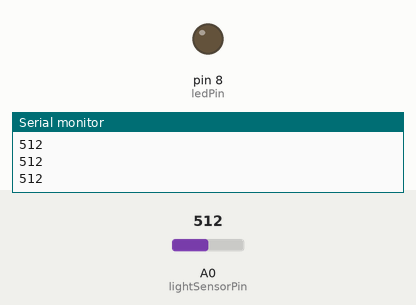
This sketch was run on a simulated Arduino Uno, built with avr-gcc and run on an emulated ATmega328P. Shown: output pins drawn as LEDs (lit = HIGH), the last lines printed to the serial monitor. Inputs (shaded band) come from the test bench; at power-on: A0 (lightSensorPin) = 512.

Above: at 1.2 s.
1.3 s: A0 (lightSensorPin) set to 505
At 1.9 s:
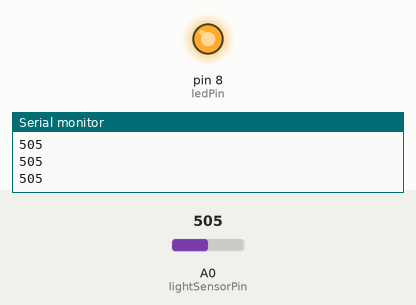
2.8 s: A0 (lightSensorPin) set to 522
At 3.2 s:
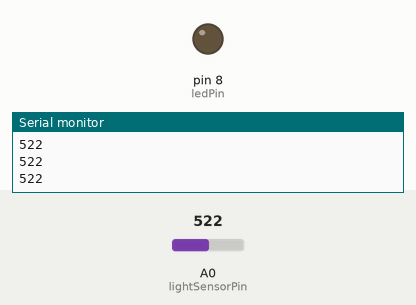
4.3 s: A0 (lightSensorPin) set to 511
At 5.7 s:
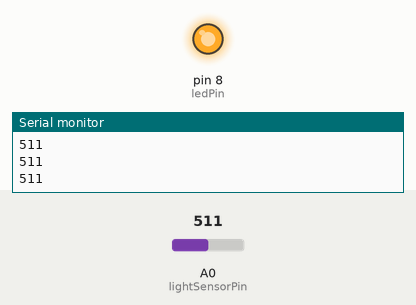
Timing chart, 0 to 7.3 s (numbered marks = the images above; inputs shaded):
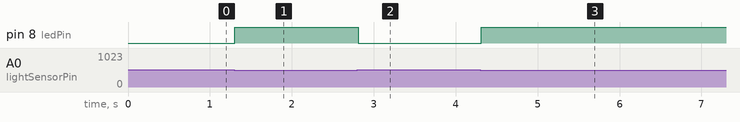

Measured:
- the behaviour switches between 512 and 511 on A0 (lightSensorPin) (found by bisection; images 0 and 1)
- after the input at 1.3 s, pin 8 (ledPin): LOW → HIGH at once
- after the input at 2.8 s, pin 8 (ledPin): HIGH → LOW at once
- after the input at 4.3 s, pin 8 (ledPin): LOW → HIGH at once

The sketch:

automatic-light.ino
```cpp
// This file uses a light sensor to automatically turn on an LED when it gets dark.
// It uses the Arduino's built-in analog pin to read the light level.

const int lightSensorPin = A0; // Analog pin for light sensor
const int ledPin = 8;          // Digital pin for LED

void setup()
{
    pinMode(ledPin, OUTPUT);
    Serial.begin(9600);
}

void loop()
{
    int lightLevel = analogRead(lightSensorPin);
    Serial.println(lightLevel);
    if (lightLevel < 512) // if its dark enough
    {
        digitalWrite(ledPin, HIGH);
    }
    else
    {
        digitalWrite(ledPin, LOW);
    }
    delay(100);
}
```
